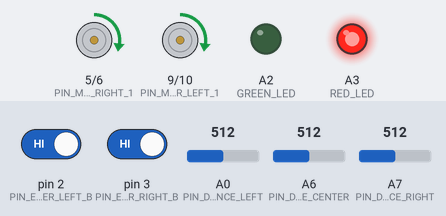
Recording of a sketch running on a simulated Arduino Nano, built with avr-gcc and run on an emulated ATmega328P. Shown: motor-driver pin pairs drawn as motors (green arrow = first pin HIGH = forward, orange = second pin HIGH = backward, longer = more drive), output pins drawn as LEDs (lit = HIGH). The test bench sets the inputs (shaded band); at power-on: pin 2 (PIN_ENCODER_LEFT_B) HIGH, pin 3 (PIN_ENCODER_RIGHT_B) HIGH, A0 (PIN_DISTANCE_LEFT) = 512, A6 (PIN_DISTANCE_CENTER) = 512, A7 (PIN_DISTANCE_RIGHT) = 512. What the sketch prints to the serial monitor is not drawn.

Above: at 0.2 s.
Timing chart, 0 to 1.7 s (numbered marks = the images above):
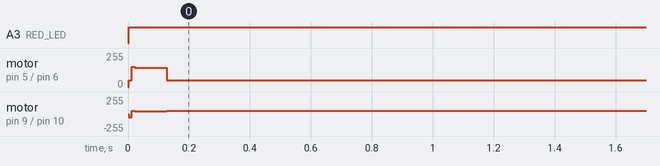

The sketch:

Wallfollowering_robot.ino
```cpp
#include <PID_v1.h>

#define PIN_DISTANCE_LEFT A0
#define PIN_DISTANCE_CENTER A6
#define PIN_DISTANCE_RIGHT A7

#define RED_LED A3
#define GREEN_LED A2
#define PIN_BUTTON A1

#define PIN_ENCODER_LEFT_A 11
#define PIN_ENCODER_LEFT_B 2
#define PIN_ENCODER_RIGHT_A 12
#define PIN_ENCODER_RIGHT_B 3

#define PIN_MOTOR_LEFT_1 9
#define PIN_MOTOR_LEFT_2 10
#define PIN_MOTOR_RIGHT_1 5
#define PIN_MOTOR_RIGHT_2 6


// Invert encoder directions if needed
const boolean INVERT_ENCODER_LEFT = true;
const boolean INVERT_ENCODER_RIGHT = true;

// Invert motor directions if needed
const boolean INVERT_MOTOR_LEFT = true;
const boolean INVERT_MOTOR_RIGHT = false;


// Loop count, used for print statements
int count = 0;
float encoder_val = 0.96;
float p_correction = 0.0;

float k_p_a = 0.4;
float k_i_a = 0.05;
float k_d_a = 0.0;

float k_p_l = 0.004;
float k_i_l = 0.0005;
float k_d_l = 0.0;

float error = 0.0;
double velocity_linear = 0;
double velocity_linear_power;

double velocity_angular;
double velocity_angular_power;

double va_setpoint = 0.0;
double vl_setpoint = 180.0;

//Wall Correcting Constants
float k_p_rl = 0.06; // Sweet spot is around 0.07 to 0.10. I set this lower so it doesn't jerk with gaps in the wall.
float k_i_rl = 0.0;
float k_d_rl = 0.0;

double lw_setpoint = 20.0;
double rw_setpoint = 20.0; // used to be 22.0

double lw_distance = 0.0;
double rw_distance = 0.0;
double center_distance = 0.0;

int turn_ready_count = 0;
//int turn_left_ready_count1 = 0;
//int turn_left_ready_count2 = 0;
//int turn_right_ready_count = 0;

boolean nextTurnLeft = false;

PID velocity_linear_pid(&velocity_linear, &velocity_linear_power, &vl_setpoint, k_p_l, k_i_l, k_d_l, DIRECT);

PID velocity_angular_pid(&velocity_angular, &velocity_angular_power, &va_setpoint, k_p_a, k_i_a, k_d_a, DIRECT);

PID lw_correction_pid(&lw_distance, &va_setpoint, &lw_setpoint, k_p_rl, k_i_rl, k_d_rl, DIRECT);

PID rw_correction_pid(&rw_distance, &va_setpoint, &rw_setpoint, k_p_rl, k_i_rl, k_d_rl, REVERSE);

int useRW = 0;

int switchOnRw = 0;
int switchOffRw = 0;

double switchThresholdFar = 25.0; // 25.0 works best so far
double switchThresholdNear = 20.0; // 20.0 works best so far

boolean debugMode = false;

int switch_ready_threshold = 125;

void setup() {
  Serial.begin(9600);
  pinSetup();

  velocity_linear_pid.SetOutputLimits(-1.0, 1.0);
  velocity_linear_pid.SetSampleTime(10);
  velocity_linear_pid.SetMode(AUTOMATIC);

  velocity_angular_pid.SetOutputLimits(-1.0, 1.0);
  velocity_angular_pid.SetSampleTime(10);
  velocity_angular_pid.SetMode(AUTOMATIC);

  rw_correction_pid.SetOutputLimits(-1.0, 1.0);
  rw_correction_pid.SetSampleTime(10);
  rw_correction_pid.SetMode(AUTOMATIC);

  lw_correction_pid.SetOutputLimits(-1.0, 1.0);
  lw_correction_pid.SetSampleTime(10);
  lw_correction_pid.SetMode(AUTOMATIC);
}

void loop() {
  calcAndRun();
  checkTurn();
 decideWallToFollow();

  // Print debug info every 1000 loops
  printDistance();

  checkEncodersZeroVelocity();
  updateDistanceSensors();
}

void calcAndRun() {
  // How fast are we going? in mm/sec and rad/sec
  velocity_linear = getLinearVelocity();
  velocity_angular = getAngularVelocity();

  velocity_linear_pid.Compute();
  velocity_linear_power = 0.2;
  velocity_angular_pid.Compute();
  if (useRW == 0) {
  lw_correction_pid.Compute();
  }
  else {
  rw_correction_pid.Compute();
  }
  readDistance();
  if (debugMode == false) {
  applyPowerLeft(velocity_linear_power - velocity_angular_power);
  applyPowerRight(velocity_linear_power + velocity_angular_power);
  }
}

void readDistance() {
  // ================= Calculate Wall LR Sensor Terms.
  lw_distance = readDistanceLeft();
  rw_distance = readDistanceRight();
  center_distance = readDistanceCenter();
  float left_error = lw_distance - lw_setpoint;
  float right_error = rw_distance - rw_setpoint;
  float lw_correction = k_p_rl * lw_setpoint;
  float rw_correction = k_p_rl * rw_setpoint;
  // =================
}

void checkTurn() {
  if ((center_distance < 12.0 && lw_distance < 16.0) || (lw_distance < 10.0 && rw_distance < 10.0)) {
  turn_ready_count++;
  if (turn_ready_count > 150) {
    if (debugMode == false) {
      if (useRW == 0) {
        turnLeft();
        switchOffRw = 0;
        switchOnRw = 0;
      }
      else {
        turnRight();
        switchOffRw = 0;
        switchOnRw = 0;
      }
    }
    turn_ready_count = 0;
  }
  }
  else {
  turn_ready_count = 0;
  }
}

void decideWallToFollow () { //switches to rw (left wall following) when there is a hole in right wall, and vise versa.
  if (useRW == 0) {
  digitalWrite(RED_LED, 1);
  digitalWrite(GREEN_LED, 0);
  if (lw_distance > switchThresholdFar && rw_distance < switchThresholdNear) {
    switchOnRw++;
    if (switchOnRw > switch_ready_threshold) {
      useRW = 1;
      switchOnRw = 0;
      switchOffRw = 0;
    }
  }
  else {
    switchOnRw = 0;
  }
  }
  else {
  digitalWrite(RED_LED, 0);
  digitalWrite(GREEN_LED, 1);
  if (rw_distance > switchThresholdFar && lw_distance < switchThresholdNear) {
    switchOffRw++;
    if (switchOffRw > switch_ready_threshold) {
      useRW = 0;
      switchOffRw = 0;
      switchOnRw = 0;
    }
  }
  else {
    switchOffRw = 0;
  }
  }
}

void printDistance() {
  if (count % 1000 == 0) {
  //Serial.print(velocity_angular);
  //Serial.print(" ");
  //Serial.println(velocity_linear / 100.0);

  Serial.print("Distance Left: ");
  Serial.println(readDistanceLeft());

  Serial.print("Distance Right: ");
  Serial.println(readDistanceRight());
  Serial.print("Distance Center: ");
  Serial.println(center_distance);

  }
  count++;
}
```

mousehelpers.ino
```cpp
/*

   Some helper functions we've written to simplify your code
   These were all taken from your previous labs!

   Functions that you might find useful:

  pinSetup()          - sets up pins (modes, interrupts, etc)

  applyPowerLeft()    - applies a power (-1 to 1) to the left wheel
  applyPowerRight()   - applies a power (-1 to 1) to the right wheel
  applyBrakeLeft()    - applies a braking force (0 to 1) to the left wheel
  applyBrakeRight()   - applies a braking force (0 to 1) to the right wheel

  getLinearVelocity()   - computes and returns our forward velocity (mm/sec)
  getAngularVelocity()  - computes and returns our turning velocity (rad/sec)

  readDistanceLeft()  - reads a distance from the left IR sensor (cm)
  readDistanceRight()   - reads a distance from the right IR sensor (cm)
  readDistanceCenter()  - reads a distance from the center IR sensor (cm)

*/

///////////////////////////////
// Helper for hardware setup //
///////////////////////////////

void pinSetup() {
  pinMode(PIN_DISTANCE_LEFT, INPUT);
  pinMode(PIN_DISTANCE_RIGHT, INPUT);
  pinMode(PIN_DISTANCE_CENTER, INPUT);

  pinMode(RED_LED, OUTPUT);
  pinMode(GREEN_LED, OUTPUT);
  pinMode(PIN_BUTTON, INPUT);

  pinMode(PIN_MOTOR_LEFT_1, OUTPUT);
  pinMode(PIN_MOTOR_LEFT_2, OUTPUT);
  pinMode(PIN_MOTOR_RIGHT_1, OUTPUT);
  pinMode(PIN_MOTOR_RIGHT_2, OUTPUT);

  pinMode(PIN_ENCODER_LEFT_A, INPUT);
  pinMode(PIN_ENCODER_LEFT_B, INPUT);
  pinMode(PIN_ENCODER_RIGHT_A, INPUT);
  pinMode(PIN_ENCODER_RIGHT_B, INPUT);

  attachInterrupt(digitalPinToInterrupt(PIN_ENCODER_LEFT_B), leftEncoderRisingEdge, RISING);
  attachInterrupt(digitalPinToInterrupt(PIN_ENCODER_RIGHT_B), rightEncoderRisingEdge, RISING);
}


////////////////////////////////////
// Motor driving helper functions //
////////////////////////////////////

// Apply power to a motor
// power = 0 means no power is applied
// power = 1 means 100% power forward
// power = -1 means 100% power backwards

void applyPowerLeft(double power) {
  if (INVERT_MOTOR_LEFT)
  power *= -1;

  if (power > 0) {
  analogWrite(PIN_MOTOR_LEFT_1, constrain(power * 255.0, 0, 255));
  analogWrite(PIN_MOTOR_LEFT_2, 0);
  } else {
  analogWrite(PIN_MOTOR_LEFT_1, 0);
  analogWrite(PIN_MOTOR_LEFT_2, constrain(power * -255.0, 0, 255));
  }
}

void applyPowerRight(double power) {
  if (INVERT_MOTOR_RIGHT)
  power *= -1;

  if (power > 0) {
  analogWrite(PIN_MOTOR_RIGHT_1, constrain(power * 255.0, 0, 255));
  analogWrite(PIN_MOTOR_RIGHT_2, 0);
  } else {
  analogWrite(PIN_MOTOR_RIGHT_1, 0);
  analogWrite(PIN_MOTOR_RIGHT_2, constrain(power * -255.0, 0, 255));
  }
}


// Apply a braking force to the motor
// power = 0 means no braking force
// power = 1 means 100% braking force

void applyBrakeLeft(double power) {
  analogWrite(PIN_MOTOR_LEFT_1, constrain(power * 255.0, 0, 255));
  analogWrite(PIN_MOTOR_LEFT_2, constrain(power * 255.0, 0, 255));
}

void applyBrakeRight(double power) {
  analogWrite(PIN_MOTOR_RIGHT_1, constrain(power * 255.0, 0, 255));
  analogWrite(PIN_MOTOR_RIGHT_2, constrain(power * 255.0, 0, 255));
}


////////////////////////////////
// IR sensor helper functions //
////////////////////////////////

uint16_t left_reading = 524;
uint16_t right_reading = 524;
uint16_t center_reading = 524;

double updateDistanceSensors() {
  uint16_t reading;

  reading = analogRead(PIN_DISTANCE_LEFT);
  if (reading < 94 || reading > 618) {
  reading = 94;
  }
  left_reading = (95 * left_reading + 5 * reading) / 100;

  reading = analogRead(PIN_DISTANCE_RIGHT);
  if (reading < 94 || reading > 618) {
  reading = 94;
  }
  right_reading = (95 * right_reading + 5 * reading) / 100;

  reading = analogRead(PIN_DISTANCE_CENTER);
  if (reading < 94 || reading > 618) {
  reading = 94;
  }
  center_reading = (95 * center_reading + 5 * reading) / 100;
}

double readDistanceLeft() {
  return 1.0 / (0.000413153 * left_reading - 0.0055266887);
}

double readDistanceRight() {
  return 1.0 / (0.000413153 * right_reading - 0.0055266887);
}

double readDistanceCenter() {
  return 1.0 / (0.000413153 * center_reading - 0.0055266887);
}


//////////////////////////////
// Encoder helper functions //
//////////////////////////////

double velocity_left = 0; // millimeters/sec
double velocity_right = 0; // millimeters/sec
// Mouse physical parameters; these are used for velocity calculations
const double ENCODER_TICKS_PER_REVOLUTION = 420.0 / 2.0; // blaze it
const double WHEELBASE_DIAMETER = 95.0; // mm
const double WHEEL_DIAMETER = 34.0; // mm

// Precomputed constant used for calculating wheel velocities
// (VELOCITY_COEFF / encoder pulse width in microseconds) will give us the linear velocity of a wheel
const double VELOCITY_COEFF = WHEEL_DIAMETER * PI / ENCODER_TICKS_PER_REVOLUTION * 1000000.0;

// Encoder helper variables
unsigned long prev_pulse_time_right;
unsigned long prev_pulse_time_left;

// Encoder state variables
long ticks_left = 0; // ticks
long ticks_right = 0; // ticks

double getLinearVelocity() {
  return 0.5 * (velocity_left + velocity_right);
}

double getAngularVelocity() {
  return (velocity_right - velocity_left) / WHEELBASE_DIAMETER;
}

void checkEncodersZeroVelocity(void) {
  // Sets the wheel velocity to 0 if we haven't see an edge in a while
  unsigned long curr_time = micros();
  if (curr_time > prev_pulse_time_left + 100000) {
  velocity_left = 0;
  }
  if (curr_time > prev_pulse_time_right + 100000) {
  velocity_right = 0;
  }
}

void leftEncoderRisingEdge(void) {
  unsigned long curr_time = micros();

  int direction;
  if (digitalRead(PIN_ENCODER_LEFT_A) == !INVERT_ENCODER_LEFT) {
  direction = 1;
  } else {
  direction = -1;
  }

  if (direction * velocity_left < 0) {
  velocity_left = 0;
  } else {
  // Otherwise, convert the period of our pulse in mm/second
  velocity_left = direction * VELOCITY_COEFF / (curr_time - prev_pulse_time_left);
  }
  ticks_left += direction;

  prev_pulse_time_left = curr_time;
}

void rightEncoderRisingEdge(void) {
  unsigned long curr_time = micros();

  int direction;
  if (digitalRead(PIN_ENCODER_RIGHT_A) == !INVERT_ENCODER_RIGHT) {
  direction = -1;
  } else {
  direction = 1;
  }

  if (direction * velocity_right < 0) {
  velocity_right = 0;
  } else {
  // Otherwise, convert the period of our pulse in mm/second
  velocity_right = direction * VELOCITY_COEFF / (curr_time - prev_pulse_time_right);
  }
  ticks_right += direction;

  prev_pulse_time_right = curr_time;
}

void turnRight() {
  Serial.print("Turning right!");
  Serial.println(readDistanceCenter());

  ticks_left = 0;
  ticks_right = 0;
  while (ticks_left - ticks_right < 260)
  {
  Serial.println(ticks_left - ticks_right);
  applyPowerLeft(0.2);
  applyPowerRight(-0.2);
  }
  ticks_left = 0;
  ticks_right = 0;
  // set angular velocity
  // clear integral term with sum errors
  // turn off PID: SetMode(Manual);
  // 285 encoder difference between L & R for 90 degree turn
  // turn on PID: SetMode (Automatic);
  // set angular velocity again.
}

void turnLeft() {
  Serial.print("Turning left!");
  Serial.println(readDistanceCenter());

  ticks_left = 0;
  ticks_right = 0;
  while (ticks_right - ticks_left < 260)
  {
  Serial.println(ticks_right - ticks_left);
  applyPowerLeft(-0.2);
  applyPowerRight(0.2);
  }
  ticks_left = 0;
  ticks_right = 0;
  // set angular velocity
  // clear integral term with sum errors
  // turn off PID: SetMode(Manual);
  // 285 encoder difference between L & R for 90 degree turn
  // turn on PID: SetMode (Automatic);
  // set angular velocity again.
}
```

Measured:
- by itself, A3 (RED_LED): LOW → HIGH at 0.00 s
- by itself, motor on pin 5 (PIN_MOTOR_RIGHT_1) / pin 6 (PIN_MOTOR_RIGHT_2): stopped → forward 144/255 at 0.00 s, → forward 51/255 0.13 s later
- by itself, motor on pin 9 (PIN_MOTOR_LEFT_1) / pin 10 (PIN_MOTOR_LEFT_2): stopped → forward 42/255 at 0.00 s, → forward 51/255 0.13 s later
